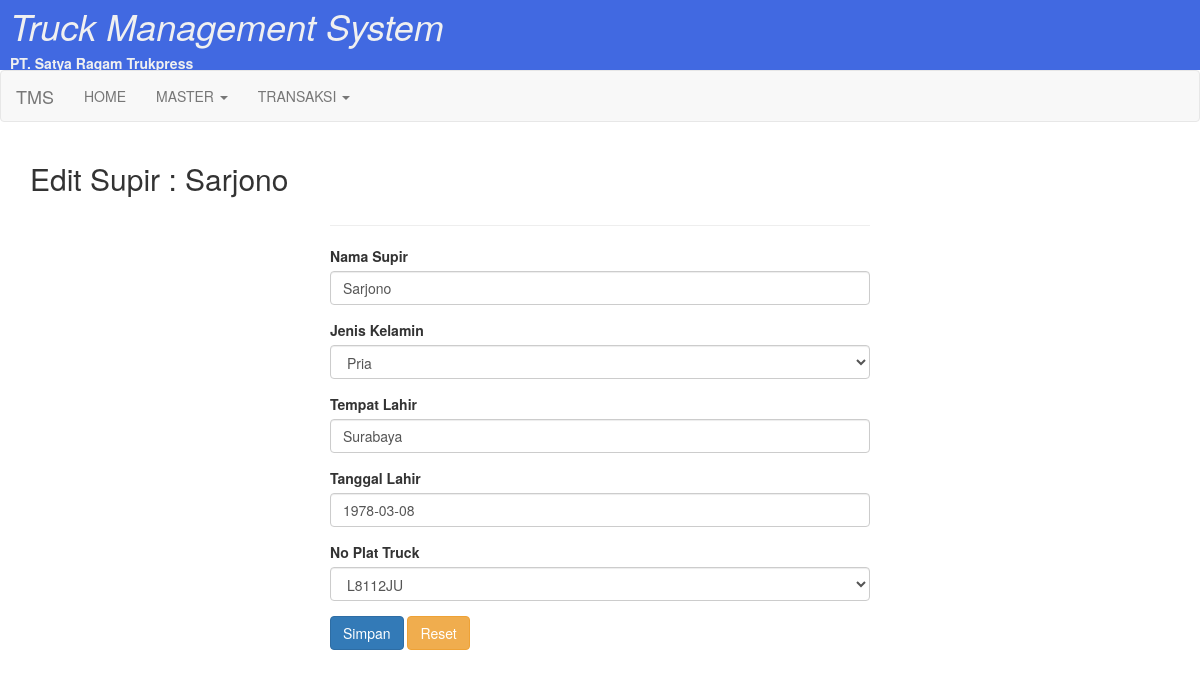
The app's page /edit_supir.php?id=SP-1 (signed in) with its own data.
### tables this page shows
CREATE TABLE `data_supir` (
  `id_supir` varchar(15) NOT NULL,
  `nama_supir` varchar(50) DEFAULT NULL,
  `jenis_kelamin` varchar(50) DEFAULT NULL,
  `tempat_lahir` varchar(50) DEFAULT NULL,
  `tgl_lahir` date DEFAULT NULL,
  `no_plat_truk` varchar(15) DEFAULT NULL,
  PRIMARY KEY (`id_supir`),
  KEY `fk_truk` (`no_plat_truk`),
  CONSTRAINT `fk_truk` FOREIGN KEY (`no_plat_truk`) REFERENCES `data_truck` (`no_plat`) ON DELETE CASCADE ON UPDATE CASCADE
);

CREATE TABLE `data_truck` (
  `no_plat` varchar(15) NOT NULL,
  `merk_truk` varchar(50) DEFAULT NULL,
  `id_jenis_truk` varchar(15) DEFAULT NULL,
  PRIMARY KEY (`no_plat`),
  KEY `fk_jenis_truk` (`id_jenis_truk`),
  CONSTRAINT `fk_jenis_truk` FOREIGN KEY (`id_jenis_truk`) REFERENCES `data_jenis_truk` (`id_jenis_truk`) ON DELETE CASCADE ON UPDATE CASCADE
);

### edit_supir.php (the view, shortened to what this page needs)
<?php
include('header.php');
include('koneksi.php');
$sql = "SELECT * FROM data_supir WHERE id_supir = '".$_GET['id']."'";
$tampil = mysqli_query($conn, $sql);
$data = mysqli_fetch_array($tampil);
  ?>
<h2>Edit Supir : <?php echo $data['nama_supir']; ?></h2>
<div id="edit-supir">
<div class="col-sm-6 col-sm-offset-3">
    <hr>
    <form action="update_supir.php?id=<?php echo $data['id_supir']; ?>" method="post">
      <div class="form-group">
        <label for="nama">Nama Supir</label>
        <input type="text" name="nama_supir" class="form-control" value="<?php echo $data['nama_supir']; ?>">
      </div>
      <div class="form-group">
        <label for="jenis_kelamin">Jenis Kelamin</label>
        <select name="jenis_kelamin" class="form-control">
          <option value="Pria" <?php echo $data['jenis_kelamin'] == 'Pria' ? 'selected="selected"' : '' ?>>Pria</option>
        </select>
      </div>
      <div class="form-group">
        <label for="tempat_lahir">Tempat Lahir</label>
        <input type="text" name="tempat_lahir" class="form-control" value="<?php echo $data['tempat_lahir']; ?>">
      </div>
      <div class="form-group">
        <label for="tgl_lahir">Tanggal Lahir</label>
        <input type="text" id="tgl_lahir" name="tgl_lahir" class="form-control" value="<?php echo $data['tgl_lahir']; ?>">
      </div>
      <div class="form-group">
        <label for="Truck">No Plat Truck</label>
        <select name="no_plat" class="form-control">
          <?php
            $sql = "SELECT * FROM data_truck";
            $tampil = mysqli_query($conn, $sql);
            while($dt = mysqli_fetch_array($tampil)) {
              echo "<option value=".$dt['no_plat']." ".($data['no_plat_truk'] == $dt['no_plat'] ? 'selected="selected"' : '').">".$dt['no_plat']."</option>";
            }
          ?>
        </select>
      </div>
      <input type="submit" value="Simpan" class="btn btn-primary">
      <input type="reset" value="Reset" class="btn btn-warning">
    </form>
  </div>
</div>
<?php
include('footer.php');
?>

### style.css (style rules this page uses)
* { margin: 0; padding: 0; }
body { font-family: 'Segoe UI', Tahoma, Geneva, Verdana, sans-serif; }
.btn { text-decoration: none; color: white; padding: 5px 15px; border: 1px; border-radius: 2px; }

### records on screen
data_supir: nama_supir "Sarjono", jenis_kelamin "Pria", tempat_lahir "Surabaya", tgl_lahir "1978-03-08", no_plat "L8112JU"
